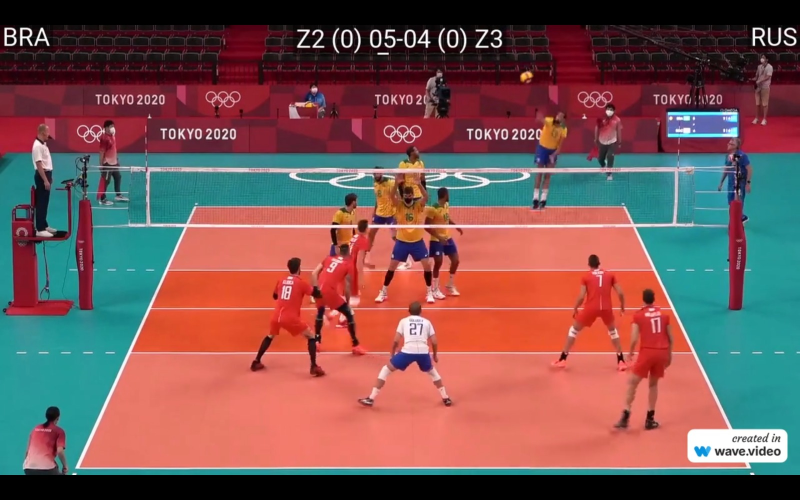
#> input picture Volleyball_OpenCV/Volley_Frame.jpeg, 1600 x 1000 px, given in place of volleyball_match.mp4, which was not available (shown at 1/2 size)
$ jupyter execute Volley.ipynb
#> lines starting #> are read from the running program, lines starting #| are printed output that depends on the picture; after the words box and inside, x2 and y2 are one past the last pixel; in counts of white or black regions, pixels touching at a corner belong together; pictures that were not available may be replaced by others from this repository, and a replacement may not be noted
[cell 1]
#Completing imports:
import cv2
import numpy as np
import matplotlib.pyplot as plt

[cell 2]
def getcontours(img):
    # Finding all contours to store them in the contours variable:
    contours, hierarchy= cv2.findContours(img,cv2.RETR_EXTERNAL,cv2.CHAIN_APPROX_SIMPLE)

    rectangles = []
    # Area Threshold:
    for contour in contours:
        if 35< cv2.contourArea(contour)<600:
            x, y, w, h = cv2.boundingRect(contour)
            rectangles.append((x, y, w, h))

    # Defining these functions to eliminate multiple bounding boxes appearing on one or more player(s) very close together.
    # Calculates the distance between both boxes' centers and eliminates them according to threshold value which can be fine-tuned.
    def get_center(rect):
        x, y, w, h = rect
        center_x = x + w / 2
        center_y = y + h / 2
        return (center_x, center_y)

    def distance(c1, c2):
        return np.sqrt((c1[0] - c2[0])**2 + (c1[1] - c2[1])**2)

    threshold = 100


    # Finally, initialising a list to store rectangles that are not too close to others:
    filtered_rectangles = []
    to_remove = set()  # Set to track the rectangles to be removed.

    # Compare each rectangle to others
    for i, rect1 in enumerate(rectangles):
        rect1_center = get_center(rect1)
        for j, rect2 in enumerate(rectangles):
            if i != j:  # Do not compare the rectangle with itself.
                rect2_center = get_center(rect2)
                if distance(rect1_center, rect2_center) < threshold:
                    to_remove.add(i)
                    to_remove.add(j)

    # Keeping only the rectangles that are not in the "to_remove" set
    filtered_rectangles = [rect for i, rect in enumerate(rectangles) if i not in to_remove]

    # Creating bounding boxes over these filtered_rectangles:
    for rect in filtered_rectangles:
        x, y, w, h = rect
        cv2.rectangle(imgcontour, (x, y), (x + w, y + h), (0, 255, 0), 2)

[cell 3]
# Opening the video file:
video_path = 'volleyball_match.mp4'
cap = cv2.VideoCapture(video_path)

# Checking if the video was opened successfully or not:
if not cap.isOpened():
    print("Error: Could not open video.")
else:
    while True:
        # Reading frames from the video
        ret, img = cap.read()
#> img is the input picture: shape (1000, 1600, 3); mean B, G, R 83.7, 85.6, 121.1

        #Creating a copy of the frame to create the final bounding boxes on. This image will eventually be displayed:
        imgcontour=img.copy()

        # Drawing a rectangle over the spare ball area to avoid false positives.
        # Identified the coordinates and optimised them after multiple rounds of trial and error:
        cv2.rectangle(img,(450,70) , (532,132),(0,0,0),-1)
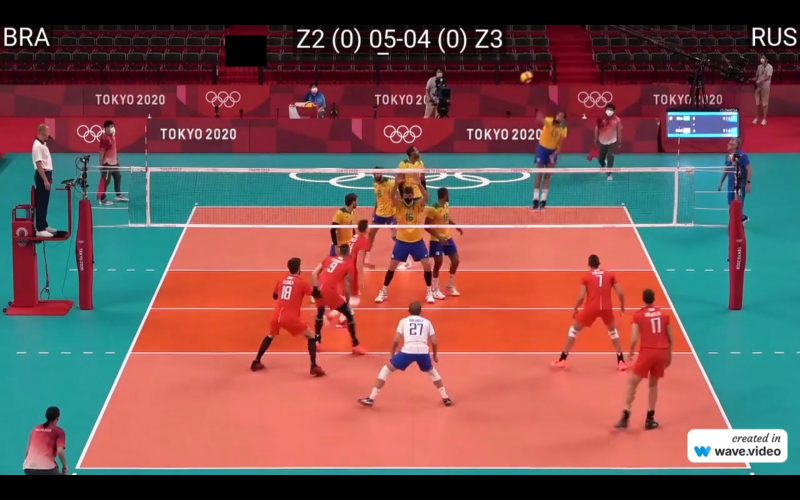
#> img: shape (1000, 1600, 3) (shown at 1/2 size); 0.33% of pixels changed, all inside (x1, y1, x2, y2) = (450, 70, 533, 133)

        #Converting the frame to HSV for colour masking:
        hsv=cv2.cvtColor(img,cv2.COLOR_BGR2HSV)
#> hsv: shape (1000, 1600, 3); mean H, S, V 72.7, 143.5, 144.3


        # Creating a colour mask for the volleyball:
        lower_yellow=np.array([10,90,90])
        upper_yellow=np.array([38,255,255])

        maskyellow=cv2.inRange(hsv,lower_yellow,upper_yellow)
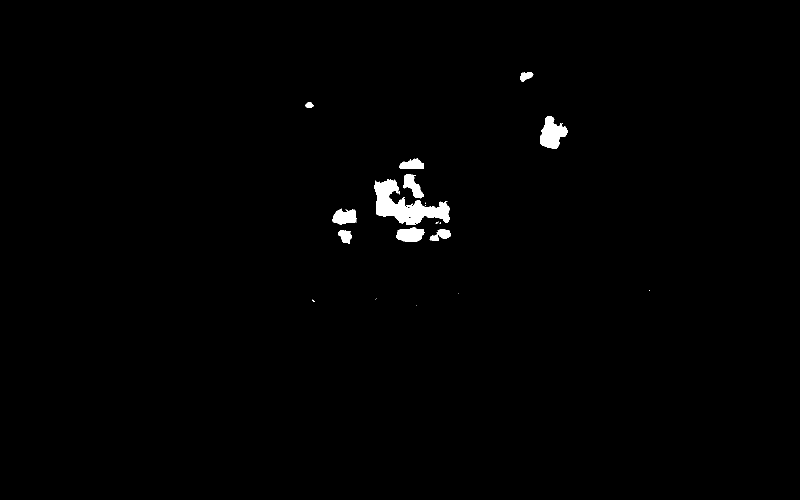
#> maskyellow: shape (1000, 1600) (shown at 1/2 size); 0.87% white; 24 white regions (14 under 20 px), largest, box (x1, y1, x2, y2) and area: (748, 358, 899, 450) 6102, (1080, 233, 1135, 297) 2195, (792, 455, 849, 484) 1251
        resyellow=cv2.bitwise_and(img,img,mask=maskyellow)

        # Eroding the image to eliminate tiny specks of noise like shoes:
        kernel=np.ones((3,3),np.uint8)
        eroded=cv2.erode(maskyellow, kernel , iterations=2)
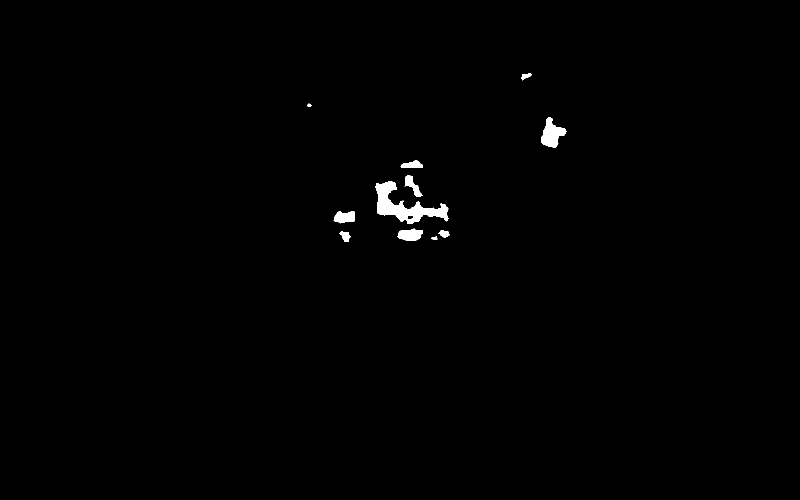
#> eroded: shape (1000, 1600) (shown at 1/2 size); 0.61% white; 11 white regions, largest, box (x1, y1, x2, y2) and area: (751, 362, 897, 448) 4567, (1082, 235, 1133, 295) 1689, (795, 457, 846, 482) 920

        # Dilation, connected different parts of the players' bodies so as to make the area filter more fruitful.
        # Used a different kernel size here for a more powerful dilation:
        kernel2=np.ones((5,5),np.uint8)
        dilated=cv2.dilate(eroded, kernel2 , iterations=2)
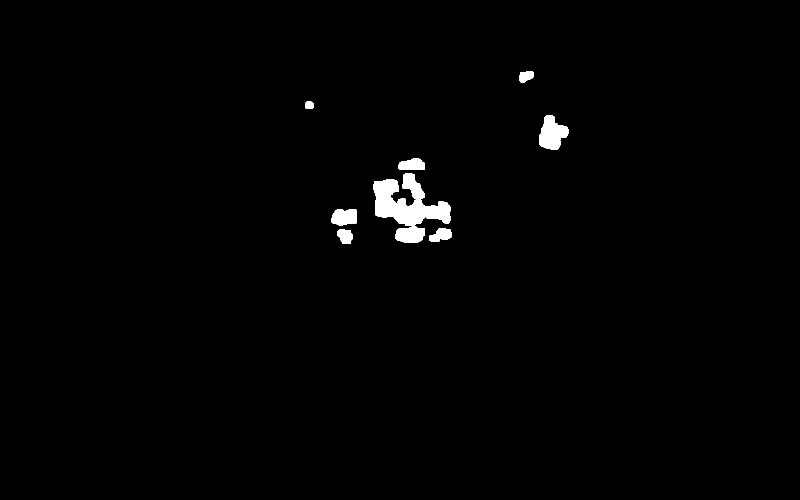
#> dilated: shape (1000, 1600) (shown at 1/2 size); 1.1% white; 10 white regions


        # [6 lines of commented-out code are left out]
        getcontours(dilated)
#> in getcontours, `contours, hierarchy= cv2.findContours(img,cv2.RETR_EXTERNAL,cv2.CHAIN_..`: contours = 10 contours; largest, box (x1, y1, x2, y2) and area: (747, 358, 901, 452) 7012, (1078, 231, 1137, 299) 2564, (791, 453, 850, 486) 1516, (663, 418, 714, 451) 1350, (805, 347, 849, 398) 1248
#> the loop in getcontours, `for contour in contours:` made 10 passes
#> (x, y, w, h) on passes 9 to 10: (610, 203, 18, 15), (1039, 142, 28, 23)
#> after the loop in getcontours, `for contour in contours:`: rectangles = [(610, 203, 18, 15), (1039, 142, 28, 23)]
#> the loop in getcontours, `for i, rect1 in enumerate(rectangles):` made 2 passes
#> (rect1, rect1_center) on passes 1 to 2: ((610, 203, 18, 15), (619, 210.5)), ((1039, 142, 28, 23), (1053, 153.5))
#> after the loop in getcontours, `for i, rect1 in enumerate(rectangles):`: to_remove = 0 items
#> in getcontours, `filtered_rectangles = [rect for i, rect in enumerate(rectangles) if i ..`: filtered_rectangles = [(610, 203, 18, 15), (1039, 142, 28, 23)]
#> the loop in getcontours, `for rect in filtered_rectangles:` made 2 passes
#> after the loop in getcontours, `for rect in filtered_rectangles:`: imgcontour: shape (1000, 1600, 3); 0.03% of pixels changed, all inside (x1, y1, x2, y2) = (609, 141, 1069, 220)
        cv2.imshow('Img Contour',imgcontour)

        #cv2.imshow("Image", img)


        # Wait for the appropriate time to respect the frame rate (video given is 45 fps, which makes it roughly 22 ms between frames) :
        key = cv2.waitKey(10) & 0xFF
#> (key q is pressed here)

        # Video Exit Mechanism:
        if key == ord('q'):
            break
    cap.release()
    cv2.destroyAllWindows()
